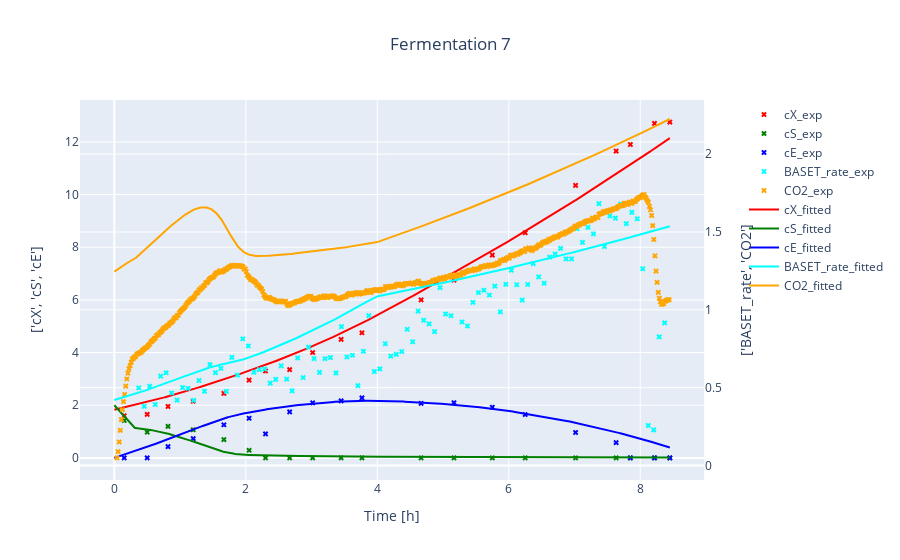

The notebook cell this image was saved under:
### Code cell
#simulate one single experiment in combination with its simulation (with estimated params)
# Data should be given either as an Experiment, a pd.DataFrame or as a list or dict with pd.DataFrame objects
a = Experiment(path, "F7")
o = yeast.simulate(a)          #max_step =10, method = "BDF", rtol = 10
visualize(a, o, suffix_1 = "_exp", suffix_2 = "_fitted", title = "Fermentation 7")

### Figure 1 — Plotly figure (JSON) as saved in the notebook; plotly's stock layout.template omitted (floating-point values rounded to 4 significant figures; data arrays with more than 128 entries replaced by an {"elided": "..."} marker saying what was removed)
{"data": [{"marker": {"color": "red", "size": 5, "symbol": "x"}, "mode": "markers", "name": "cX_exp", "type": "scatter", "x": [0, 0.15, 0.5, 0.8167, 1.2, 1.667, 2.05, 2.3, 2.667, 3.017, 3.45, 3.767, 4.667, 5.167, 5.75, 6.25, 7.017, 7.633, 7.85, 8.217, 8.45], "xaxis": "x", "y": [null, 1.6, 1.65, 1.95, 2.15, 2.45, 2.95, 3.3, 3.35, 4, 4.5, 4.75, 6, 6.75, 7.7, 8.55, 10.35, 11.65, 11.9, 12.7, 12.75], "yaxis": "y"}, {"marker": {"color": "green", "size": 5, "symbol": "x"}, "mode": "markers", "name": "cS_exp", "type": "scatter", "x": [0, 0.15, 0.5, 0.8167, 1.2, 1.667, 2.05, 2.3, 2.667, 3.017, 3.45, 3.767, 4.667, 5.167, 5.75, 6.25, 7.017, 7.633, 7.85, 8.217, 8.45], "xaxis": "x", "y": [null, 1.419, 0.9746, 1.198, 1.068, 0.6934, 0.2877, 0, 0, 0, 0, 0, 0, 0, 0, 0, 0, 0, 0, 0, 0], "yaxis": "y"}, {"marker": {"color": "blue", "size": 5, "symbol": "x"}, "mode": "markers", "name": "cE_exp", "type": "scatter", "x": [0, 0.15, 0.5, 0.8167, 1.2, 1.667, 2.05, 2.3, 2.667, 3.017, 3.45, 3.767, 4.667, 5.167, 5.75, 6.25, 7.017, 7.633, 7.85, 8.217, 8.45], "xaxis": "x", "y": [null, 0, 0, 0.428, 0.7334, 1.257, 1.504, 0.9111, 1.747, 2.091, 2.164, 2.277, 2.069, 2.095, 1.923, 1.645, 0.9623, 0.5794, 0, 0, 0], "yaxis": "y"}, {"marker": {"color": "cyan", "size": 5, "symbol": "x"}, "mode": "markers", "name": "BASET_rate_exp", "type": "scatter", "x": [0.03833, 0.1217, 0.205, 0.2883, 0.3717, 0.455, 0.5383, 0.6217, 0.705, 0.7883, 0.8717, 0.955, 1.038, 1.122, 1.205, 1.288, 1.372, 1.455, 1.538, 1.622, 1.705, 1.788, 1.872, 1.955, 2.038, 2.122, 2.205, 2.288, 2.372, 2.455, 2.538, 2.622, 2.705, 2.788, 2.872, 2.955, 3.038, 3.122, 3.205, 3.288, 3.372, 3.455, 3.538, 3.622, 3.705, 3.788, 3.872, 3.955, 4.038, 4.122, 4.205, 4.288, 4.372, 4.455, 4.538, 4.622, 4.705, 4.788, 4.872, 4.955, 5.038, 5.122, 5.205, 5.288, 5.372, 5.455, 5.538, 5.622, 5.705, 5.788, 5.872, 5.955, 6.038, 6.122, 6.205, 6.288, 6.372, 6.455, 6.538, 6.622, 6.705, 6.788, 6.872, 6.955, 7.038, 7.122, 7.205, 7.288, 7.372, 7.455, 7.538, 7.622, 7.705, 7.788, 7.872, 7.955, 8.038, 8.122, 8.205, 8.288, 8.372], "xaxis": "x", "y": [null, null, null, null, 0.499, 0.38, 0.509, 0.392, 0.574, 0.596, 0.466, 0.42, 0.501, 0.495, 0.418, 0.546, 0.477, 0.648, 0.597, 0.624, 0.476, 0.695, 0.581, 0.814, 0.768, 0.599, 0.616, 0.62, 0.529, 0.553, 0.64, 0.555, 0.479, 0.691, 0.565, 0.76, 0.687, 0.598, 0.686, 0.694, 0.594, 0.892, 0.697, 0.708, 0.513, 0.734, 0.963, 0.604, 0.621, 0.782, 0.703, 0.714, 0.732, 0.875, 0.795, 0.992, 0.933, 0.91, 0.86, 1.143, 0.973, 0.962, 1.205, 0.922, 0.896, 1.048, 1.111, 1.126, 1.095, 1.152, 0.987, 1.164, 1.254, 1.161, 1.062, 1.163, 1.297, 1.212, 1.171, 1.339, 1.359, 1.395, 1.327, 1.327, 1.521, 1.433, 1.53, 1.488, 1.682, 1.407, 1.603, 1.589, 1.68, 1.554, 1.626, 1.585, 1.264, 0.257, 0.229, 0.826, 0.916], "yaxis": "y2"}, {"marker": {"color": "orange", "size": 5, "symbol": "x"}, "mode": "markers", "name": "CO2_exp", "type": "scatter", "x": {"elided": "505 float values"}, "xaxis": "x", "y": {"elided": "505 float values"}, "yaxis": "y2"}, {"marker": {"color": "red", "size": 5, "symbol": "x"}, "mode": "lines", "name": "cX_fitted", "type": "scatter", "x": {"elided": "1000 float values"}, "xaxis": "x", "y": {"elided": "1000 float values"}, "yaxis": "y"}, {"marker": {"color": "green", "size": 5, "symbol": "x"}, "mode": "lines", "name": "cS_fitted", "type": "scatter", "x": {"elided": "1000 float values"}, "xaxis": "x", "y": {"elided": "1000 float values"}, "yaxis": "y"}, {"marker": {"color": "blue", "size": 5, "symbol": "x"}, "mode": "lines", "name": "cE_fitted", "type": "scatter", "x": {"elided": "1000 float values"}, "xaxis": "x", "y": {"elided": "1000 float values"}, "yaxis": "y"}, {"marker": {"color": "cyan", "size": 5, "symbol": "x"}, "mode": "lines", "name": "BASET_rate_fitted", "type": "scatter", "x": {"elided": "1000 float values"}, "xaxis": "x", "y": {"elided": "1000 float values"}, "yaxis": "y2"}, {"marker": {"color": "orange", "size": 5, "symbol": "x"}, "mode": "lines", "name": "CO2_fitted", "type": "scatter", "x": {"elided": "1000 float values"}, "xaxis": "x", "y": {"elided": "1000 float values"}, "yaxis": "y2"}], "layout": {"legend": {"x": 1}, "title": {"text": "Fermentation 7", "x": 0.5}, "xaxis": {"anchor": "y", "domain": [0, 0.94], "title": {"text": "Time [h]"}}, "yaxis": {"anchor": "x", "domain": [0, 1], "title": {"standoff": 20, "text": "['cX', 'cS', 'cE']"}}, "yaxis2": {"anchor": "x", "overlaying": "y", "side": "right", "title": {"standoff": 20, "text": "['BASET_rate', 'CO2']"}}}}
